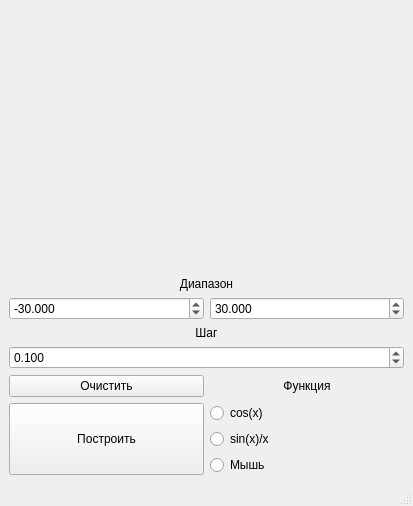
<?xml version="1.0" encoding="UTF-8"?>
<ui version="4.0">
 <class>MainWindow</class>
 <widget class="QMainWindow" name="MainWindow">
  <property name="geometry">
   <rect>
    <x>0</x>
    <y>0</y>
    <width>413</width>
    <height>506</height>
   </rect>
  </property>
  <property name="sizePolicy">
   <sizepolicy hsizetype="Minimum" vsizetype="Minimum">
    <horstretch>0</horstretch>
    <verstretch>0</verstretch>
   </sizepolicy>
  </property>
  <property name="windowTitle">
   <string>MainWindow</string>
  </property>
  <widget class="QWidget" name="centralwidget">
   <layout class="QGridLayout" name="gridLayout">
    <property name="sizeConstraint">
     <enum>QLayout::SetMinimumSize</enum>
    </property>
    <item row="6" column="2">
     <widget class="QRadioButton" name="rb_cos">
      <property name="text">
       <string>cos(x)</string>
      </property>
     </widget>
    </item>
    <item row="4" column="1" colspan="2">
     <widget class="QDoubleSpinBox" name="dsB_step">
      <property name="decimals">
       <number>3</number>
      </property>
      <property name="minimum">
       <double>-100.000000000000000</double>
      </property>
      <property name="maximum">
       <double>100.000000000000000</double>
      </property>
      <property name="singleStep">
       <double>0.100000000000000</double>
      </property>
      <property name="value">
       <double>0.100000000000000</double>
      </property>
     </widget>
    </item>
    <item row="6" column="1" rowspan="3">
     <widget class="QPushButton" name="pb_updGraph">
      <property name="sizePolicy">
       <sizepolicy hsizetype="Minimum" vsizetype="Preferred">
        <horstretch>0</horstretch>
        <verstretch>0</verstretch>
       </sizepolicy>
      </property>
      <property name="text">
       <string>Построить</string>
      </property>
     </widget>
    </item>
    <item row="5" column="1">
     <widget class="QPushButton" name="pb_clear">
      <property name="sizePolicy">
       <sizepolicy hsizetype="Minimum" vsizetype="Fixed">
        <horstretch>0</horstretch>
        <verstretch>21</verstretch>
       </sizepolicy>
      </property>
      <property name="text">
       <string>Очистить</string>
      </property>
     </widget>
    </item>
    <item row="3" column="1" colspan="2">
     <widget class="QLabel" name="lb_step">
      <property name="sizePolicy">
       <sizepolicy hsizetype="Minimum" vsizetype="Fixed">
        <horstretch>0</horstretch>
        <verstretch>0</verstretch>
       </sizepolicy>
      </property>
      <property name="text">
       <string>Шаг</string>
      </property>
      <property name="alignment">
       <set>Qt::AlignBottom|Qt::AlignHCenter</set>
      </property>
     </widget>
    </item>
    <item row="5" column="2">
     <widget class="QLabel" name="lb_func">
      <property name="text">
       <string>Функция</string>
      </property>
      <property name="alignment">
       <set>Qt::AlignCenter</set>
      </property>
     </widget>
    </item>
    <item row="2" column="2">
     <widget class="QDoubleSpinBox" name="dsB_maxRange">
      <property name="decimals">
       <number>3</number>
      </property>
      <property name="minimum">
       <double>-100.000000000000000</double>
      </property>
      <property name="maximum">
       <double>100.000000000000000</double>
      </property>
      <property name="singleStep">
       <double>0.000000000000000</double>
      </property>
      <property name="value">
       <double>30.000000000000000</double>
      </property>
     </widget>
    </item>
    <item row="7" column="2">
     <widget class="QRadioButton" name="rb_sinx_x">
      <property name="text">
       <string>sin(x)/x</string>
      </property>
     </widget>
    </item>
    <item row="2" column="1">
     <widget class="QDoubleSpinBox" name="dsB_minRange">
      <property name="decimals">
       <number>3</number>
      </property>
      <property name="minimum">
       <double>-100.000000000000000</double>
      </property>
      <property name="maximum">
       <double>100.000000000000000</double>
      </property>
      <property name="singleStep">
       <double>0.100000000000000</double>
      </property>
      <property name="value">
       <double>-30.000000000000000</double>
      </property>
     </widget>
    </item>
    <item row="8" column="2">
     <widget class="QRadioButton" name="rb_mouse">
      <property name="text">
       <string>Мышь</string>
      </property>
     </widget>
    </item>
    <item row="1" column="1" colspan="2">
     <widget class="QLabel" name="lb_range">
      <property name="sizePolicy">
       <sizepolicy hsizetype="Minimum" vsizetype="Fixed">
        <horstretch>0</horstretch>
        <verstretch>0</verstretch>
       </sizepolicy>
      </property>
      <property name="text">
       <string>Диапазон</string>
      </property>
      <property name="alignment">
       <set>Qt::AlignBottom|Qt::AlignHCenter</set>
      </property>
     </widget>
    </item>
    <item row="0" column="1" colspan="2">
     <widget class="QCustomPlot" name="customPlot" native="true"/>
    </item>
   </layout>
  </widget>
  <widget class="QMenuBar" name="menubar">
   <property name="geometry">
    <rect>
     <x>0</x>
     <y>0</y>
     <width>413</width>
     <height>22</height>
    </rect>
   </property>
  </widget>
  <widget class="QStatusBar" name="statusbar"/>
 </widget>
 <customwidgets>
  <customwidget>
   <class>QCustomPlot</class>
   <extends>QWidget</extends>
   <header>C:\Netology\QtLesson\07_GraphicsCustomPlot\qcustomplot.h</header>
   <container>1</container>
  </customwidget>
 </customwidgets>
 <resources/>
 <connections/>
</ui>
